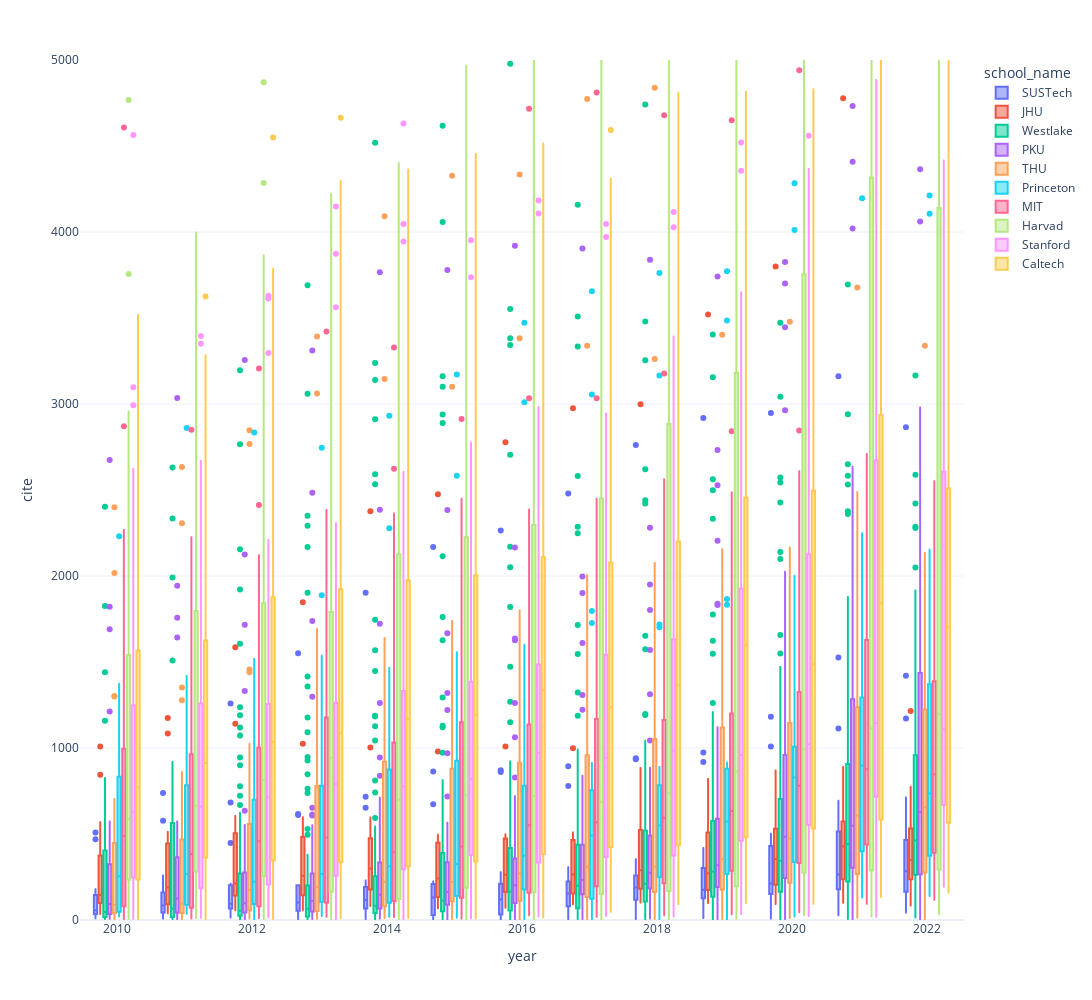

The cell this chart's notebook holds for it:
### Code cell
school_name_order=cite_per_year_df.query('year == 2019').groupby('school_name').cite.median().sort_values().index
fig=px.box(cite_per_year_df.query('year >= 2010'),x='year',y='cite',color='school_name',log_y=False,hover_data=['year','cite','faculty_name'],category_orders={'school_name':school_name_order},range_y=[0,5000],width=3000,height=1000)
# fig=px.box(cite_per_year_df,x='year',y='cite',color='school_name',log_y=False,hover_data=['year','cite','faculty_name'],category_orders={'school_name':school_name_order},range_y=[0,5000])

fig.write_image('images/from 2010 boxplot.png',scale=3,)
fig.show()

### Figure 1 — Plotly figure (JSON) as saved in the notebook; plotly's stock layout.template omitted (floating-point values rounded to 4 significant figures; data arrays with more than 128 entries replaced by an {"elided": "..."} marker saying what was removed)
{"data": [{"alignmentgroup": "True", "customdata": {"elided": "251x1 str values"}, "hovertemplate": "school_name=SUSTech<br>year=%{x}<br>cite=%{y}<br>faculty_name=%{customdata[0]}<extra></extra>", "legendgroup": "SUSTech", "marker": {"color": "#636efa"}, "name": "SUSTech", "notched": false, "offsetgroup": "SUSTech", "orientation": "v", "showlegend": true, "x": {"elided": "251 int values"}, "x0": " ", "xaxis": "x", "y": {"elided": "251 int values"}, "y0": " ", "yaxis": "y", "type": "box"}, {"alignmentgroup": "True", "customdata": {"elided": "216x1 str values"}, "hovertemplate": "school_name=JHU<br>year=%{x}<br>cite=%{y}<br>faculty_name=%{customdata[0]}<extra></extra>", "legendgroup": "JHU", "marker": {"color": "#EF553B"}, "name": "JHU", "notched": false, "offsetgroup": "JHU", "orientation": "v", "showlegend": true, "x": {"elided": "216 int values"}, "x0": " ", "xaxis": "x", "y": {"elided": "216 int values"}, "y0": " ", "yaxis": "y", "type": "box"}, {"alignmentgroup": "True", "customdata": {"elided": "1303x1 str values"}, "hovertemplate": "school_name=Westlake<br>year=%{x}<br>cite=%{y}<br>faculty_name=%{customdata[0]}<extra></extra>", "legendgroup": "Westlake", "marker": {"color": "#00cc96"}, "name": "Westlake", "notched": false, "offsetgroup": "Westlake", "orientation": "v", "showlegend": true, "x": {"elided": "1303 int values"}, "x0": " ", "xaxis": "x", "y": {"elided": "1303 int values"}, "y0": " ", "yaxis": "y", "type": "box"}, {"alignmentgroup": "True", "customdata": {"elided": "539x1 str values"}, "hovertemplate": "school_name=PKU<br>year=%{x}<br>cite=%{y}<br>faculty_name=%{customdata[0]}<extra></extra>", "legendgroup": "PKU", "marker": {"color": "#ab63fa"}, "name": "PKU", "notched": false, "offsetgroup": "PKU", "orientation": "v", "showlegend": true, "x": {"elided": "539 int values"}, "x0": " ", "xaxis": "x", "y": {"elided": "539 int values"}, "y0": " ", "yaxis": "y", "type": "box"}, {"alignmentgroup": "True", "customdata": {"elided": "486x1 str values"}, "hovertemplate": "school_name=THU<br>year=%{x}<br>cite=%{y}<br>faculty_name=%{customdata[0]}<extra></extra>", "legendgroup": "THU", "marker": {"color": "#FFA15A"}, "name": "THU", "notched": false, "offsetgroup": "THU", "orientation": "v", "showlegend": true, "x": {"elided": "486 int values"}, "x0": " ", "xaxis": "x", "y": {"elided": "486 int values"}, "y0": " ", "yaxis": "y", "type": "box"}, {"alignmentgroup": "True", "customdata": {"elided": "267x1 str values"}, "hovertemplate": "school_name=Princeton<br>year=%{x}<br>cite=%{y}<br>faculty_name=%{customdata[0]}<extra></extra>", "legendgroup": "Princeton", "marker": {"color": "#19d3f3"}, "name": "Princeton", "notched": false, "offsetgroup": "Princeton", "orientation": "v", "showlegend": true, "x": {"elided": "267 int values"}, "x0": " ", "xaxis": "x", "y": {"elided": "267 int values"}, "y0": " ", "yaxis": "y", "type": "box"}, {"alignmentgroup": "True", "customdata": {"elided": "531x1 str values"}, "hovertemplate": "school_name=MIT<br>year=%{x}<br>cite=%{y}<br>faculty_name=%{customdata[0]}<extra></extra>", "legendgroup": "MIT", "marker": {"color": "#FF6692"}, "name": "MIT", "notched": false, "offsetgroup": "MIT", "orientation": "v", "showlegend": true, "x": {"elided": "531 int values"}, "x0": " ", "xaxis": "x", "y": {"elided": "531 int values"}, "y0": " ", "yaxis": "y", "type": "box"}, {"alignmentgroup": "True", "customdata": {"elided": "648x1 str values"}, "hovertemplate": "school_name=Harvad<br>year=%{x}<br>cite=%{y}<br>faculty_name=%{customdata[0]}<extra></extra>", "legendgroup": "Harvad", "marker": {"color": "#B6E880"}, "name": "Harvad", "notched": false, "offsetgroup": "Harvad", "orientation": "v", "showlegend": true, "x": {"elided": "648 int values"}, "x0": " ", "xaxis": "x", "y": {"elided": "648 int values"}, "y0": " ", "yaxis": "y", "type": "box"}, {"alignmentgroup": "True", "customdata": {"elided": "512x1 str values"}, "hovertemplate": "school_name=Stanford<br>year=%{x}<br>cite=%{y}<br>faculty_name=%{customdata[0]}<extra></extra>", "legendgroup": "Stanford", "marker": {"color": "#FF97FF"}, "name": "Stanford", "notched": false, "offsetgroup": "Stanford", "orientation": "v", "showlegend": true, "x": {"elided": "512 int values"}, "x0": " ", "xaxis": "x", "y": {"elided": "512 int values"}, "y0": " ", "yaxis": "y", "type": "box"}, {"alignmentgroup": "True", "customdata": {"elided": "530x1 str values"}, "hovertemplate": "school_name=Caltech<br>year=%{x}<br>cite=%{y}<br>faculty_name=%{customdata[0]}<extra></extra>", "legendgroup": "Caltech", "marker": {"color": "#FECB52"}, "name": "Caltech", "notched": false, "offsetgroup": "Caltech", "orientation": "v", "showlegend": true, "x": {"elided": "530 int values"}, "x0": " ", "xaxis": "x", "y": {"elided": "530 int values"}, "y0": " ", "yaxis": "y", "type": "box"}], "layout": {"xaxis": {"anchor": "y", "domain": [0.0, 1.0], "title": {"text": "year"}}, "yaxis": {"anchor": "x", "domain": [0.0, 1.0], "title": {"text": "cite"}, "range": [0, 5000]}, "legend": {"title": {"text": "school_name"}, "tracegroupgap": 0}, "margin": {"t": 60}, "boxmode": "group", "height": 1000, "width": 3000}}
